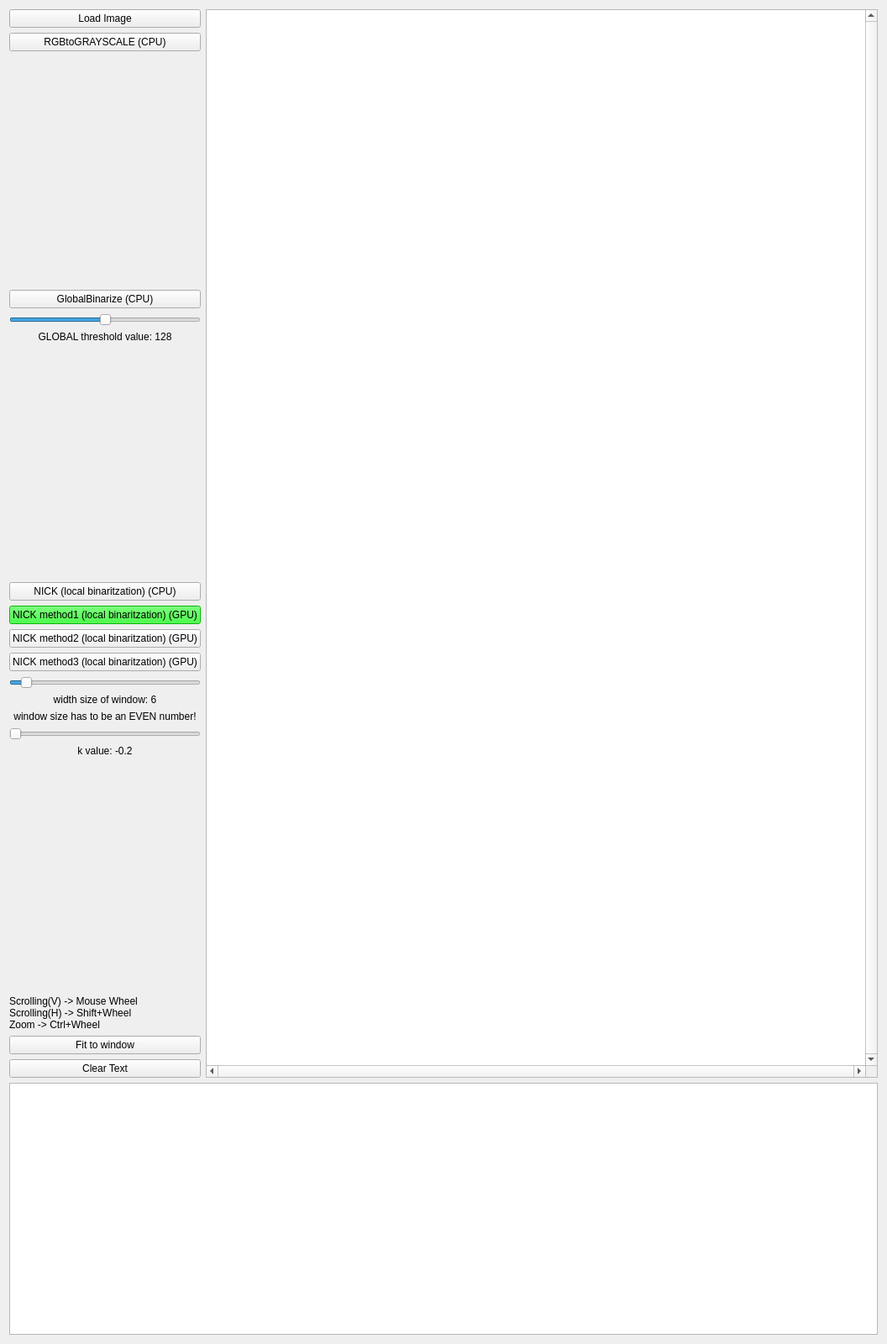
<?xml version="1.0" encoding="UTF-8"?>
<ui version="4.0">
 <class>MainWindow</class>
 <widget class="QMainWindow" name="MainWindow">
  <property name="geometry">
   <rect>
    <x>0</x>
    <y>0</y>
    <width>1038</width>
    <height>1600</height>
   </rect>
  </property>
  <property name="minimumSize">
   <size>
    <width>0</width>
    <height>1300</height>
   </size>
  </property>
  <property name="windowTitle">
   <string>localBinaryCuda</string>
  </property>
  <widget class="QWidget" name="centralWidget">
   <layout class="QHBoxLayout" name="horizontalLayout_2">
    <item>
     <layout class="QFormLayout" name="formLayout">
      <property name="bottomMargin">
       <number>0</number>
      </property>
      <item row="0" column="0">
       <layout class="QHBoxLayout" name="horizontalLayout">
        <item>
         <layout class="QVBoxLayout" name="verticalLayout">
          <item>
           <widget class="QPushButton" name="btnLoadBG">
            <property name="text">
             <string>Load Image</string>
            </property>
           </widget>
          </item>
          <item>
           <widget class="QPushButton" name="grayscale">
            <property name="text">
             <string>RGBtoGRAYSCALE (CPU)</string>
            </property>
           </widget>
          </item>
          <item>
           <spacer name="verticalSpacer_2">
            <property name="orientation">
             <enum>Qt::Vertical</enum>
            </property>
            <property name="sizeHint" stdset="0">
             <size>
              <width>20</width>
              <height>40</height>
             </size>
            </property>
           </spacer>
          </item>
          <item>
           <widget class="QPushButton" name="globalBinarize">
            <property name="text">
             <string>GlobalBinarize (CPU)</string>
            </property>
           </widget>
          </item>
          <item>
           <widget class="QSlider" name="globalThresholdSlider">
            <property name="maximum">
             <number>256</number>
            </property>
            <property name="sliderPosition">
             <number>128</number>
            </property>
            <property name="orientation">
             <enum>Qt::Horizontal</enum>
            </property>
           </widget>
          </item>
          <item>
           <widget class="QLabel" name="GlobalThresholdText">
            <property name="text">
             <string>GLOBAL threshold value: 128</string>
            </property>
            <property name="alignment">
             <set>Qt::AlignCenter</set>
            </property>
           </widget>
          </item>
          <item>
           <spacer name="verticalSpacer_3">
            <property name="orientation">
             <enum>Qt::Vertical</enum>
            </property>
            <property name="sizeHint" stdset="0">
             <size>
              <width>20</width>
              <height>40</height>
             </size>
            </property>
           </spacer>
          </item>
          <item>
           <widget class="QPushButton" name="NickCPU">
            <property name="enabled">
             <bool>true</bool>
            </property>
            <property name="text">
             <string>NICK (local binaritzation) (CPU)</string>
            </property>
           </widget>
          </item>
          <item>
           <widget class="QPushButton" name="NickGPU1">
            <property name="styleSheet">
             <string notr="true">background-color: rgb(0, 255, 0)</string>
            </property>
            <property name="text">
             <string>NICK method1 (local binaritzation) (GPU)</string>
            </property>
           </widget>
          </item>
          <item>
           <widget class="QPushButton" name="NickGPU2">
            <property name="palette">
             <palette>
              <active>
               <colorrole role="WindowText">
                <brush brushstyle="SolidPattern">
                 <color alpha="255">
                  <red>0</red>
                  <green>0</green>
                  <blue>0</blue>
                 </color>
                </brush>
               </colorrole>
               <colorrole role="Button">
                <brush brushstyle="SolidPattern">
                 <color alpha="255">
                  <red>240</red>
                  <green>240</green>
                  <blue>240</blue>
                 </color>
                </brush>
               </colorrole>
               <colorrole role="Light">
                <brush brushstyle="SolidPattern">
                 <color alpha="255">
                  <red>255</red>
                  <green>255</green>
                  <blue>255</blue>
                 </color>
                </brush>
               </colorrole>
               <colorrole role="Midlight">
                <brush brushstyle="SolidPattern">
                 <color alpha="255">
                  <red>247</red>
                  <green>247</green>
                  <blue>247</blue>
                 </color>
                </brush>
               </colorrole>
               <colorrole role="Dark">
                <brush brushstyle="SolidPattern">
                 <color alpha="255">
                  <red>120</red>
                  <green>120</green>
                  <blue>120</blue>
                 </color>
                </brush>
               </colorrole>
               <colorrole role="Mid">
                <brush brushstyle="SolidPattern">
                 <color alpha="255">
                  <red>160</red>
                  <green>160</green>
                  <blue>160</blue>
                 </color>
                </brush>
               </colorrole>
               <colorrole role="Text">
                <brush brushstyle="SolidPattern">
                 <color alpha="255">
                  <red>0</red>
                  <green>0</green>
                  <blue>0</blue>
                 </color>
                </brush>
               </colorrole>
               <colorrole role="BrightText">
                <brush brushstyle="SolidPattern">
                 <color alpha="255">
                  <red>255</red>
                  <green>255</green>
                  <blue>255</blue>
                 </color>
                </brush>
               </colorrole>
               <colorrole role="ButtonText">
                <brush brushstyle="SolidPattern">
                 <color alpha="255">
                  <red>0</red>
                  <green>0</green>
                  <blue>0</blue>
                 </color>
                </brush>
               </colorrole>
               <colorrole role="Base">
                <brush brushstyle="SolidPattern">
                 <color alpha="255">
                  <red>255</red>
                  <green>255</green>
                  <blue>255</blue>
                 </color>
                </brush>
               </colorrole>
               <colorrole role="Window">
                <brush brushstyle="SolidPattern">
                 <color alpha="255">
                  <red>240</red>
                  <green>240</green>
                  <blue>240</blue>
                 </color>
                </brush>
               </colorrole>
               <colorrole role="Shadow">
                <brush brushstyle="SolidPattern">
                 <color alpha="255">
                  <red>0</red>
                  <green>0</green>
                  <blue>0</blue>
                 </color>
                </brush>
               </colorrole>
               <colorrole role="AlternateBase">
                <brush brushstyle="SolidPattern">
                 <color alpha="255">
                  <red>247</red>
                  <green>247</green>
                  <blue>247</blue>
                 </color>
                </brush>
               </colorrole>
               <colorrole role="ToolTipBase">
                <brush brushstyle="SolidPattern">
                 <color alpha="255">
                  <red>255</red>
                  <green>255</green>
                  <blue>220</blue>
                 </color>
                </brush>
               </colorrole>
               <colorrole role="ToolTipText">
                <brush brushstyle="SolidPattern">
                 <color alpha="255">
                  <red>0</red>
                  <green>0</green>
                  <blue>0</blue>
                 </color>
                </brush>
               </colorrole>
               <colorrole role="PlaceholderText">
                <brush brushstyle="SolidPattern">
                 <color alpha="128">
                  <red>0</red>
                  <green>0</green>
                  <blue>0</blue>
                 </color>
                </brush>
               </colorrole>
              </active>
              <inactive>
               <colorrole role="WindowText">
                <brush brushstyle="SolidPattern">
                 <color alpha="255">
                  <red>0</red>
                  <green>0</green>
                  <blue>0</blue>
                 </color>
                </brush>
               </colorrole>
               <colorrole role="Button">
                <brush brushstyle="SolidPattern">
                 <color alpha="255">
                  <red>240</red>
                  <green>240</green>
                  <blue>240</blue>
                 </color>
                </brush>
               </colorrole>
               <colorrole role="Light">
                <brush brushstyle="SolidPattern">
                 <color alpha="255">
                  <red>255</red>
                  <green>255</green>
                  <blue>255</blue>
                 </color>
                </brush>
               </colorrole>
               <colorrole role="Midlight">
                <brush brushstyle="SolidPattern">
                 <color alpha="255">
                  <red>247</red>
                  <green>247</green>
                  <blue>247</blue>
                 </color>
                </brush>
               </colorrole>
               <colorrole role="Dark">
                <brush brushstyle="SolidPattern">
                 <color alpha="255">
                  <red>120</red>
                  <green>120</green>
                  <blue>120</blue>
                 </color>
                </brush>
               </colorrole>
               <colorrole role="Mid">
                <brush brushstyle="SolidPattern">
                 <color alpha="255">
                  <red>160</red>
                  <green>160</green>
                  <blue>160</blue>
                 </color>
                </brush>
               </colorrole>
               <colorrole role="Text">
                <brush brushstyle="SolidPattern">
                 <color alpha="255">
                  <red>0</red>
                  <green>0</green>
                  <blue>0</blue>
                 </color>
                </brush>
               </colorrole>
               <colorrole role="BrightText">
                <brush brushstyle="SolidPattern">
                 <color alpha="255">
                  <red>255</red>
                  <green>255</green>
                  <blue>255</blue>
                 </color>
                </brush>
               </colorrole>
               <colorrole role="ButtonText">
                <brush brushstyle="SolidPattern">
                 <color alpha="255">
                  <red>0</red>
                  <green>0</green>
                  <blue>0</blue>
                 </color>
                </brush>
               </colorrole>
               <colorrole role="Base">
                <brush brushstyle="SolidPattern">
                 <color alpha="255">
                  <red>255</red>
                  <green>255</green>
                  <blue>255</blue>
                 </color>
                </brush>
               </colorrole>
               <colorrole role="Window">
                <brush brushstyle="SolidPattern">
                 <color alpha="255">
                  <red>240</red>
                  <green>240</green>
                  <blue>240</blue>
                 </color>
                </brush>
               </colorrole>
               <colorrole role="Shadow">
                <brush brushstyle="SolidPattern">
                 <color alpha="255">
                  <red>0</red>
                  <green>0</green>
                  <blue>0</blue>
                 </color>
                </brush>
               </colorrole>
               <colorrole role="AlternateBase">
                <brush brushstyle="SolidPattern">
                 <color alpha="255">
                  <red>247</red>
                  <green>247</green>
                  <blue>247</blue>
                 </color>
                </brush>
               </colorrole>
               <colorrole role="ToolTipBase">
                <brush brushstyle="SolidPattern">
                 <color alpha="255">
                  <red>255</red>
                  <green>255</green>
                  <blue>220</blue>
                 </color>
                </brush>
               </colorrole>
               <colorrole role="ToolTipText">
                <brush brushstyle="SolidPattern">
                 <color alpha="255">
                  <red>0</red>
                  <green>0</green>
                  <blue>0</blue>
                 </color>
                </brush>
               </colorrole>
               <colorrole role="PlaceholderText">
                <brush brushstyle="SolidPattern">
                 <color alpha="128">
                  <red>0</red>
                  <green>0</green>
                  <blue>0</blue>
                 </color>
                </brush>
               </colorrole>
              </inactive>
              <disabled>
               <colorrole role="WindowText">
                <brush brushstyle="SolidPattern">
                 <color alpha="255">
                  <red>120</red>
                  <green>120</green>
                  <blue>120</blue>
                 </color>
                </brush>
               </colorrole>
               <colorrole role="Button">
                <brush brushstyle="SolidPattern">
                 <color alpha="255">
                  <red>240</red>
                  <green>240</green>
                  <blue>240</blue>
                 </color>
                </brush>
               </colorrole>
               <colorrole role="Light">
                <brush brushstyle="SolidPattern">
                 <color alpha="255">
                  <red>255</red>
                  <green>255</green>
                  <blue>255</blue>
                 </color>
                </brush>
               </colorrole>
               <colorrole role="Midlight">
                <brush brushstyle="SolidPattern">
                 <color alpha="255">
                  <red>247</red>
                  <green>247</green>
                  <blue>247</blue>
                 </color>
                </brush>
               </colorrole>
               <colorrole role="Dark">
                <brush brushstyle="SolidPattern">
                 <color alpha="255">
                  <red>120</red>
                  <green>120</green>
                  <blue>120</blue>
                 </color>
                </brush>
               </colorrole>
               <colorrole role="Mid">
                <brush brushstyle="SolidPattern">
                 <color alpha="255">
                  <red>160</red>
                  <green>160</green>
                  <blue>160</blue>
                 </color>
                </brush>
               </colorrole>
               <colorrole role="Text">
                <brush brushstyle="SolidPattern">
                 <color alpha="255">
                  <red>120</red>
                  <green>120</green>
                  <blue>120</blue>
                 </color>
                </brush>
               </colorrole>
               <colorrole role="BrightText">
                <brush brushstyle="SolidPattern">
                 <color alpha="255">
                  <red>255</red>
                  <green>255</green>
                  <blue>255</blue>
                 </color>
                </brush>
               </colorrole>
               <colorrole role="ButtonText">
                <brush brushstyle="SolidPattern">
                 <color alpha="255">
                  <red>120</red>
                  <green>120</green>
                  <blue>120</blue>
                 </color>
                </brush>
               </colorrole>
               <colorrole role="Base">
                <brush brushstyle="SolidPattern">
                 <color alpha="255">
                  <red>240</red>
                  <green>240</green>
                  <blue>240</blue>
                 </color>
                </brush>
               </colorrole>
               <colorrole role="Window">
                <brush brushstyle="SolidPattern">
                 <color alpha="255">
                  <red>240</red>
                  <green>240</green>
                  <blue>240</blue>
                 </color>
                </brush>
               </colorrole>
               <colorrole role="Shadow">
                <brush brushstyle="SolidPattern">
                 <color alpha="255">
                  <red>0</red>
                  <green>0</green>
                  <blue>0</blue>
                 </color>
                </brush>
               </colorrole>
               <colorrole role="AlternateBase">
                <brush brushstyle="SolidPattern">
                 <color alpha="255">
                  <red>240</red>
                  <green>240</green>
                  <blue>240</blue>
                 </color>
                </brush>
               </colorrole>
               <colorrole role="ToolTipBase">
                <brush brushstyle="SolidPattern">
                 <color alpha="255">
                  <red>255</red>
                  <green>255</green>
                  <blue>220</blue>
                 </color>
                </brush>
               </colorrole>
               <colorrole role="ToolTipText">
                <brush brushstyle="SolidPattern">
                 <color alpha="255">
                  <red>0</red>
                  <green>0</green>
                  <blue>0</blue>
                 </color>
                </brush>
               </colorrole>
               <colorrole role="PlaceholderText">
                <brush brushstyle="SolidPattern">
                 <color alpha="128">
                  <red>0</red>
                  <green>0</green>
                  <blue>0</blue>
                 </color>
                </brush>
               </colorrole>
              </disabled>
             </palette>
            </property>
            <property name="text">
             <string>NICK method2 (local binaritzation) (GPU)</string>
            </property>
           </widget>
          </item>
          <item>
           <widget class="QPushButton" name="NickGPU3">
            <property name="text">
             <string>NICK method3 (local binaritzation) (GPU)</string>
            </property>
           </widget>
          </item>
          <item>
           <widget class="QSlider" name="windowSizeSlider">
            <property name="maximum">
             <number>100</number>
            </property>
            <property name="singleStep">
             <number>2</number>
            </property>
            <property name="pageStep">
             <number>2</number>
            </property>
            <property name="value">
             <number>6</number>
            </property>
            <property name="orientation">
             <enum>Qt::Horizontal</enum>
            </property>
           </widget>
          </item>
          <item>
           <widget class="QLabel" name="windowSizeText">
            <property name="text">
             <string>width size of window: 6</string>
            </property>
            <property name="alignment">
             <set>Qt::AlignCenter</set>
            </property>
           </widget>
          </item>
          <item>
           <widget class="QLabel" name="evenNumber">
            <property name="text">
             <string>window size has to be an EVEN number!</string>
            </property>
            <property name="alignment">
             <set>Qt::AlignCenter</set>
            </property>
           </widget>
          </item>
          <item>
           <widget class="QSlider" name="kSlider">
            <property name="minimum">
             <number>-20</number>
            </property>
            <property name="maximum">
             <number>10</number>
            </property>
            <property name="value">
             <number>-20</number>
            </property>
            <property name="orientation">
             <enum>Qt::Horizontal</enum>
            </property>
           </widget>
          </item>
          <item>
           <widget class="QLabel" name="kText">
            <property name="text">
             <string>k value: -0.2</string>
            </property>
            <property name="alignment">
             <set>Qt::AlignCenter</set>
            </property>
           </widget>
          </item>
          <item>
           <spacer name="verticalSpacer">
            <property name="orientation">
             <enum>Qt::Vertical</enum>
            </property>
            <property name="sizeHint" stdset="0">
             <size>
              <width>20</width>
              <height>40</height>
             </size>
            </property>
           </spacer>
          </item>
          <item>
           <widget class="QLabel" name="label">
            <property name="text">
             <string>Scrolling(V) -&gt; Mouse Wheel
Scrolling(H) -&gt; Shift+Wheel
Zoom -&gt; Ctrl+Wheel</string>
            </property>
           </widget>
          </item>
          <item>
           <widget class="QPushButton" name="btnFitWindow">
            <property name="text">
             <string>Fit to window</string>
            </property>
           </widget>
          </item>
          <item>
           <widget class="QPushButton" name="clear">
            <property name="text">
             <string>Clear Text</string>
            </property>
           </widget>
          </item>
         </layout>
        </item>
       </layout>
      </item>
      <item row="1" column="0" colspan="2">
       <widget class="QTextBrowser" name="textBrowser">
        <property name="minimumSize">
         <size>
          <width>0</width>
          <height>300</height>
         </size>
        </property>
        <property name="maximumSize">
         <size>
          <width>16777215</width>
          <height>100</height>
         </size>
        </property>
        <property name="baseSize">
         <size>
          <width>0</width>
          <height>100</height>
         </size>
        </property>
        <property name="acceptDrops">
         <bool>true</bool>
        </property>
        <property name="acceptRichText">
         <bool>true</bool>
        </property>
       </widget>
      </item>
      <item row="0" column="1">
       <widget class="MyGraphicsView" name="m_graphicsView">
        <property name="minimumSize">
         <size>
          <width>800</width>
          <height>600</height>
         </size>
        </property>
        <property name="verticalScrollBarPolicy">
         <enum>Qt::ScrollBarAlwaysOn</enum>
        </property>
        <property name="horizontalScrollBarPolicy">
         <enum>Qt::ScrollBarAlwaysOn</enum>
        </property>
       </widget>
      </item>
     </layout>
    </item>
   </layout>
  </widget>
 </widget>
 <layoutdefault spacing="6" margin="11"/>
 <customwidgets>
  <customwidget>
   <class>MyGraphicsView</class>
   <extends>QGraphicsView</extends>
   <header>mygraphicsview.h</header>
  </customwidget>
 </customwidgets>
 <resources/>
 <connections>
  <connection>
   <sender>btnLoadBG</sender>
   <signal>clicked()</signal>
   <receiver>MainWindow</receiver>
   <slot>onPressLoadImage()</slot>
   <hints>
    <hint type="sourcelabel">
     <x>67</x>
     <y>34</y>
    </hint>
    <hint type="destinationlabel">
     <x>55</x>
     <y>165</y>
    </hint>
   </hints>
  </connection>
  <connection>
   <sender>btnFitWindow</sender>
   <signal>clicked()</signal>
   <receiver>MainWindow</receiver>
   <slot>onPressFitWindow()</slot>
   <hints>
    <hint type="sourcelabel">
     <x>65</x>
     <y>1281</y>
    </hint>
    <hint type="destinationlabel">
     <x>52</x>
     <y>498</y>
    </hint>
   </hints>
  </connection>
  <connection>
   <sender>windowSizeSlider</sender>
   <signal>valueChanged(int)</signal>
   <receiver>MainWindow</receiver>
   <slot>onWindowSizeSliderChanged(int)</slot>
   <hints>
    <hint type="sourcelabel">
     <x>165</x>
     <y>839</y>
    </hint>
    <hint type="destinationlabel">
     <x>299</x>
     <y>274</y>
    </hint>
   </hints>
  </connection>
  <connection>
   <sender>kSlider</sender>
   <signal>valueChanged(int)</signal>
   <receiver>MainWindow</receiver>
   <slot>onkSilderChanged(int)</slot>
   <hints>
    <hint type="sourcelabel">
     <x>165</x>
     <y>896</y>
    </hint>
    <hint type="destinationlabel">
     <x>299</x>
     <y>274</y>
    </hint>
   </hints>
  </connection>
  <connection>
   <sender>grayscale</sender>
   <signal>clicked()</signal>
   <receiver>MainWindow</receiver>
   <slot>onGrayscaleClicked()</slot>
   <hints>
    <hint type="sourcelabel">
     <x>153</x>
     <y>52</y>
    </hint>
    <hint type="destinationlabel">
     <x>299</x>
     <y>274</y>
    </hint>
   </hints>
  </connection>
  <connection>
   <sender>globalThresholdSlider</sender>
   <signal>valueChanged(int)</signal>
   <receiver>MainWindow</receiver>
   <slot>onGlobalThresholdSliderChanged(int)</slot>
   <hints>
    <hint type="sourcelabel">
     <x>165</x>
     <y>397</y>
    </hint>
    <hint type="destinationlabel">
     <x>299</x>
     <y>274</y>
    </hint>
   </hints>
  </connection>
  <connection>
   <sender>globalBinarize</sender>
   <signal>clicked()</signal>
   <receiver>MainWindow</receiver>
   <slot>onGlobalBinarizeClicked()</slot>
   <hints>
    <hint type="sourcelabel">
     <x>165</x>
     <y>380</y>
    </hint>
    <hint type="destinationlabel">
     <x>299</x>
     <y>274</y>
    </hint>
   </hints>
  </connection>
  <connection>
   <sender>NickGPU1</sender>
   <signal>clicked()</signal>
   <receiver>MainWindow</receiver>
   <slot>onNickGPU1Clicked()</slot>
   <hints>
    <hint type="sourcelabel">
     <x>165</x>
     <y>764</y>
    </hint>
    <hint type="destinationlabel">
     <x>299</x>
     <y>274</y>
    </hint>
   </hints>
  </connection>
  <connection>
   <sender>NickCPU</sender>
   <signal>clicked()</signal>
   <receiver>MainWindow</receiver>
   <slot>onNickCPUClicked()</slot>
   <hints>
    <hint type="sourcelabel">
     <x>165</x>
     <y>735</y>
    </hint>
    <hint type="destinationlabel">
     <x>299</x>
     <y>274</y>
    </hint>
   </hints>
  </connection>
  <connection>
   <sender>NickGPU2</sender>
   <signal>clicked()</signal>
   <receiver>MainWindow</receiver>
   <slot>onNickGPU2Clicked()</slot>
   <hints>
    <hint type="sourcelabel">
     <x>115</x>
     <y>782</y>
    </hint>
    <hint type="destinationlabel">
     <x>518</x>
     <y>799</y>
    </hint>
   </hints>
  </connection>
  <connection>
   <sender>NickGPU3</sender>
   <signal>clicked()</signal>
   <receiver>MainWindow</receiver>
   <slot>onNickGPU3Clicked()</slot>
   <hints>
    <hint type="sourcelabel">
     <x>115</x>
     <y>811</y>
    </hint>
    <hint type="destinationlabel">
     <x>518</x>
     <y>799</y>
    </hint>
   </hints>
  </connection>
  <connection>
   <sender>clear</sender>
   <signal>clicked()</signal>
   <receiver>MainWindow</receiver>
   <slot>onClearTextClicked()</slot>
   <hints>
    <hint type="sourcelabel">
     <x>115</x>
     <y>1270</y>
    </hint>
    <hint type="destinationlabel">
     <x>518</x>
     <y>799</y>
    </hint>
   </hints>
  </connection>
 </connections>
 <slots>
  <slot>onPressLoadImage()</slot>
  <slot>onPressFitWindow()</slot>
  <slot>onPressSaveImage()</slot>
  <slot>onWindowSizeSliderChanged(int)</slot>
  <slot>onkSilderChanged(int)</slot>
  <slot>onGrayscaleClicked()</slot>
  <slot>onGlobalThresholdSliderChanged(int)</slot>
  <slot>onGlobalBinarizeClicked()</slot>
  <slot>onNickGPU1Clicked()</slot>
  <slot>onNickCPUClicked()</slot>
  <slot>onNickGPU2Clicked()</slot>
  <slot>onNickGPU3Clicked()</slot>
  <slot>onClearTextClicked()</slot>
 </slots>
</ui>
